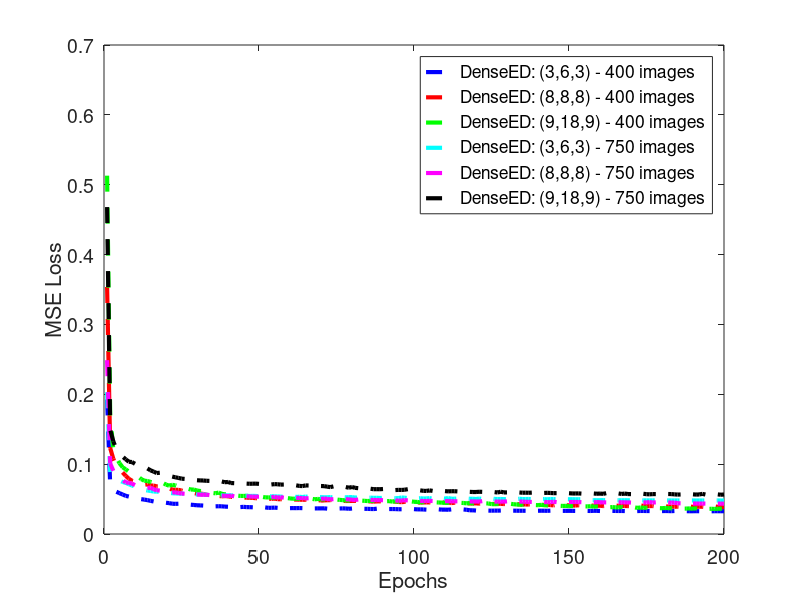
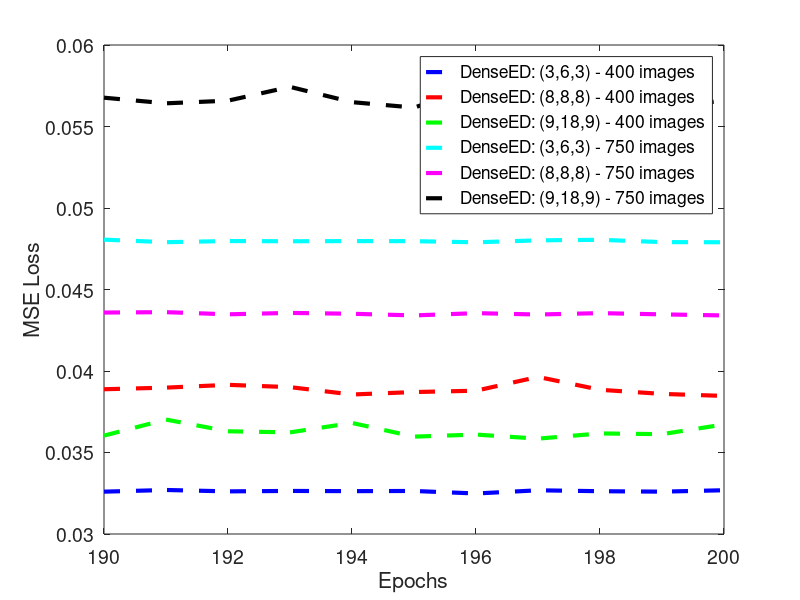

Source code (MATLAB) for these figures, in order:
clc 
close all
clear variables

%date: 6th Feb 2021
%VM
font = 14;
linewidth = 3;
format long;
%addpath('/Users/varunmannam/Desktop/Spring21/Research_S21/Feb21/SPIE_SR/old_SR_files/mse_plots/');
%addpath('/Users/varunmannam/Desktop/Spring21/Research_S21/Feb21/0702/SR_new_results/mse_loss/');
%%new simulations with diff test samples 400 images for vm41 and vm521 and
%%50 images for vm6141

addpath('/Users/varunmannam/Desktop/Spring21/Research_S21/Feb21/0702/SR_new_results/mse_test_1sample/');
%sims with test=1 FOV8 8 1st image
lr1 = load('DenseED_train_RMSE_0602_2021_20210206_192659_vm41.txt'); %new result with VM4 SR result MSE 
lr2 = load('DenseED_train_RMSE_0602_2021_20210206_200818_vm521.txt'); %new result with VM52 SR result MSE 
lr3 = load('DenseED_train_RMSE_0602_2021_20210206_215826_vm6141.txt'); %new result with VM614 SR result MSE 
lr4 = load('DenseED_train_RMSE_0602_2021_20210206_231338_vm6142.txt'); %new result with VM6142 SR result MSE 
lr5 = load('DenseED_train_RMSE_0602_2021_20210206_231249_vm711.txt'); %new result with VM711 SR result MSE 
lr6 = load('DenseED_train_RMSE_0602_2021_20210206_233131_vm712.txt'); %new result with VM712 SR result MSE 

scaling = sqrt(187/100); %batches in 750 over 400 images
lr4 = lr4/scaling;
lr5 = lr5/scaling;
lr6 = lr6/scaling;

lr1 = lr1/10; %to compare with test loss
lr2 = lr2/10; %to compare with test loss
lr3 = lr3/10; %to compare with test loss
lr4 = lr4/10; %to compare with test loss
lr5 = lr5/10; %to compare with test loss
lr6 = lr6/10; %to compare with test loss

epochs = 200;
x=[1:epochs]';

% figure, 
% plot(x,lr1,'b--', 'Linewidth', linewidth);
% hold on
% plot(x,lr2,'r--', 'Linewidth', linewidth);
% plot(x,lr3,'g--', 'Linewidth', linewidth);
% plot(x,lr4,'m--', 'Linewidth', linewidth);
% plot(x,lr5,'c--', 'Linewidth', linewidth);
% plot(x,lr6,'k--', 'Linewidth', linewidth);
% xlabel('Epochs');
% ylabel('MSE loss');
% %title('training loss Unet nbn Keras');
% legend('Configuration: (9,18,9) with 400 images', 'Configuration: (8,8,8) with 400 images, 64 channels', 'Configuration: (9,18,9) with 750 images', ...
% 'Configuration: (8,8,8) with 750 images, 64 channels', 'Configuration: (3,6,3) with 400 images', 'Configuration: (3,6,3) with 750 images', 'Location', 'best');
% %colormap(gray); colorbar;
% set(gca,'FontSize',font);
% 
% 
% figure, 
% plot(x(epochs-10:epochs),lr1(epochs-10:epochs),'b-', 'Linewidth', linewidth);
% hold on
% plot(x(epochs-10:epochs),lr2(epochs-10:epochs),'r-', 'Linewidth', linewidth);
% plot(x(epochs-10:epochs),lr3(epochs-10:epochs),'g-', 'Linewidth', linewidth);
% plot(x(epochs-10:epochs),lr4(epochs-10:epochs),'m-', 'Linewidth', linewidth);
% plot(x(epochs-10:epochs),lr5(epochs-10:epochs),'c-', 'Linewidth', linewidth);
% plot(x(epochs-10:epochs),lr6(epochs-10:epochs),'k-', 'Linewidth', linewidth);
% xlabel('Epochs');
% ylabel('MSE loss');
% %title('training loss Unet nbn Keras');
% legend('Configuration: (9,18,9) with 400 images', 'Configuration: (8,8,8) with 400 images, 64 channels', 'Configuration: (9,18,9) with 750 images', ...
% 'Configuration: (8,8,8) with 750 images, 64 channels', 'Configuration: (3,6,3) with 400 images', 'Configuration: (3,6,3) with 750 images', 'Location', 'best');
% %colormap(gray); colorbar;
% set(gca,'FontSize',font);

%% 400 images
% figure, 
% plot(x,lr5,'b--', 'Linewidth', linewidth);
% hold on
% plot(x,lr2,'r--', 'Linewidth', linewidth);
% plot(x,lr1,'g--', 'Linewidth', linewidth);
% xlabel('Epochs');
% ylabel('MSE Loss');
% %title('training loss Unet nbn Keras');
% legend('DenseED: (3,6,3)','DenseED: (8,8,8)', 'DenseED: (9,18,9)', 'Location', 'best');
% %colormap(gray); colorbar;
% set(gca,'FontSize',font);
%% 750 images
% figure, 
% plot(x,lr6,'b--', 'Linewidth', linewidth);
% hold on
% plot(x,lr4,'r--', 'Linewidth', linewidth);
% plot(x,lr3,'g--', 'Linewidth', linewidth);
% xlabel('Epochs');
% ylabel('MSE Loss');
% %title('training loss Unet nbn Keras');
% legend('DenseED: (3,6,3)','DenseED: (8,8,8)', 'DenseED: (9,18,9)', 'Location', 'best');
% %colormap(gray); colorbar;
% set(gca,'FontSize',font);


figure, 
plot(x,lr5,'b--', 'Linewidth', linewidth);
hold on
plot(x,lr2,'r--', 'Linewidth', linewidth);
plot(x,lr1,'g--', 'Linewidth', linewidth);
plot(x,lr6,'c--', 'Linewidth', linewidth);
plot(x,lr4,'m--', 'Linewidth', linewidth);
plot(x,lr3,'k--', 'Linewidth', linewidth);
xlabel('Epochs');
ylabel('MSE Loss');
%title('training loss Unet nbn Keras');
legend('DenseED: (3,6,3) - 400 images','DenseED: (8,8,8) - 400 images', 'DenseED: (9,18,9) - 400 images',...
    'DenseED: (3,6,3) - 750 images','DenseED: (8,8,8) - 750 images', 'DenseED: (9,18,9) - 750 images','Location', 'best');
%colormap(gray); colorbar;
set(gca,'FontSize',font);

figure, 
plot(x(epochs-10:epochs),lr5(epochs-10:epochs),'b--', 'Linewidth', linewidth);
hold on
plot(x(epochs-10:epochs),lr2(epochs-10:epochs),'r--', 'Linewidth', linewidth);
plot(x(epochs-10:epochs),lr1(epochs-10:epochs),'g--', 'Linewidth', linewidth);
plot(x(epochs-10:epochs),lr6(epochs-10:epochs),'c--', 'Linewidth', linewidth);
plot(x(epochs-10:epochs),lr4(epochs-10:epochs),'m--', 'Linewidth', linewidth);
plot(x(epochs-10:epochs),lr3(epochs-10:epochs),'k--', 'Linewidth', linewidth);
xlabel('Epochs');
ylabel('MSE Loss');
%title('training loss Unet nbn Keras');
legend('DenseED: (3,6,3) - 400 images','DenseED: (8,8,8) - 400 images', 'DenseED: (9,18,9) - 400 images',...
    'DenseED: (3,6,3) - 750 images','DenseED: (8,8,8) - 750 images', 'DenseED: (9,18,9) - 750 images','Location', 'best');
%colormap(gray); colorbar;
set(gca,'FontSize',font);

% figure, 
% plot(x(epochs-10:epochs),lr5(epochs-10:epochs),'b--', 'Linewidth', linewidth);
% hold on
% plot(x(epochs-10:epochs),lr2(epochs-10:epochs),'r--', 'Linewidth', linewidth);
% plot(x(epochs-10:epochs),lr1(epochs-10:epochs),'g--', 'Linewidth', linewidth);
% xlabel('Epochs');
% ylabel('MSE loss');
% %title('training loss Unet nbn Keras');
% legend('DenseED: (3,6,3)','DenseED: (8,8,8)', 'DenseED: (9,18,9)', 'Location', 'best');
% %colormap(gray); colorbar;
% set(gca,'FontSize',font);